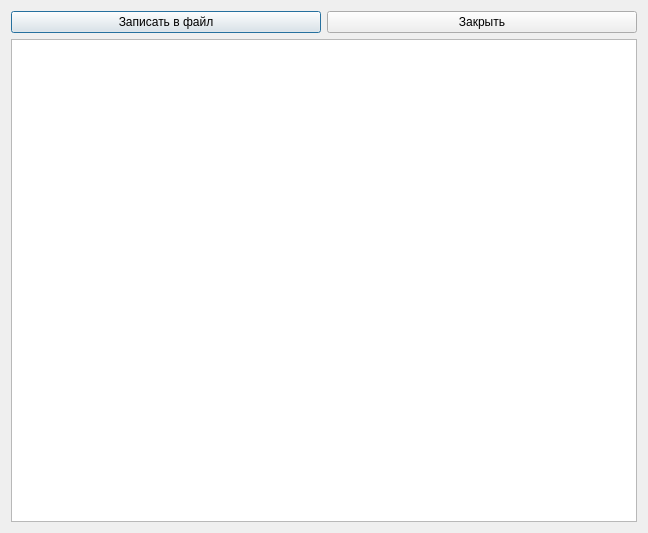
<?xml version="1.0" encoding="UTF-8"?>
<ui version="4.0">
 <class>KorellMatrixOfVector</class>
 <widget class="QDialog" name="KorellMatrixOfVector">
  <property name="geometry">
   <rect>
    <x>0</x>
    <y>0</y>
    <width>648</width>
    <height>533</height>
   </rect>
  </property>
  <property name="windowTitle">
   <string>Корреляционная матрица вектора </string>
  </property>
  <layout class="QVBoxLayout" name="verticalLayout">
   <item>
    <layout class="QHBoxLayout" name="horizontalLayout">
     <item>
      <widget class="QPushButton" name="pushButton_2">
       <property name="text">
        <string>Записать в файл</string>
       </property>
      </widget>
     </item>
     <item>
      <widget class="QPushButton" name="pushButton">
       <property name="text">
        <string>Закрыть</string>
       </property>
      </widget>
     </item>
    </layout>
   </item>
   <item>
    <widget class="QTableWidget" name="tableWidget"/>
   </item>
  </layout>
 </widget>
 <resources/>
 <connections/>
</ui>
